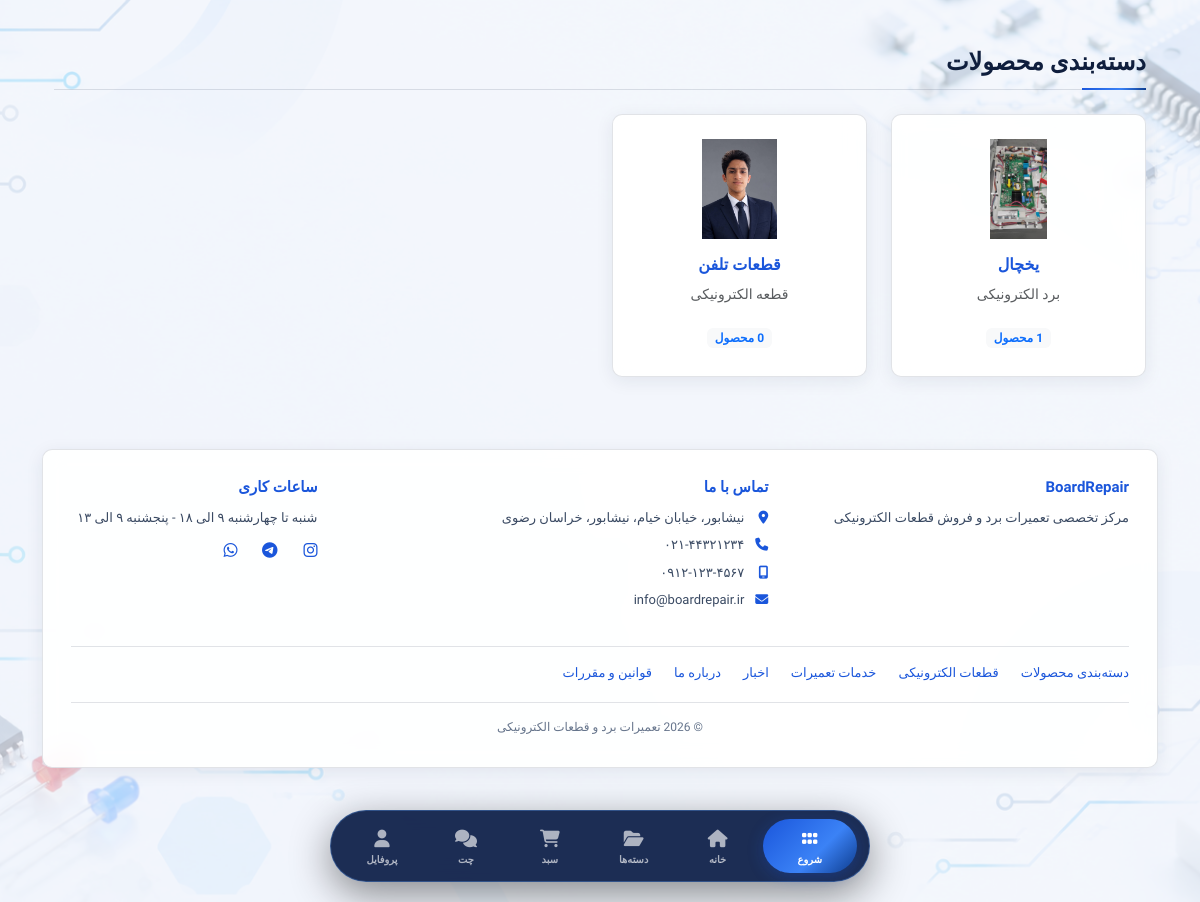
Page /categories/ on the committed database.
### shop/models.py (models this page shows, shortened)
class Category(models.Model):
    CATEGORY_TYPES = [
        ('board', 'برد الکترونیکی'),
        ('component', 'قطعه الکترونیکی'),
        ('tool', 'ابزار تعمیرات'),
        ('device', 'دستگاه'),
        ('accessory', 'لوازم جانبی'),
        ('consumable', 'مصرفی'),
    ]
    BOARD_TYPES = [
        ('motherboard', 'مادربرد'),
        ('laptop', 'مادربرد لپ‌تاپ'),
        ('cellphone', 'مادربرد موبایل'),
        ('psu', 'منبع تغذیه'),
        ('amplifier', 'تقویت کننده'),
        ('controller', 'کنترلر'),
        ('other', 'سایر'),
    ]
    name = models.CharField(max_length=100, verbose_name="نام دسته‌بندی")
    type = models.CharField(max_length=20, choices=CATEGORY_TYPES, verbose_name="نوع")
    board_type = models.CharField(max_length=20, choices=BOARD_TYPES, default='other', verbose_name="نوع برد")
    image = models.ImageField(upload_to='categories/', verbose_name="تصویر", blank=True, null=True)
    slug = models.SlugField(unique=True, blank=True)
    is_active = models.BooleanField(default=True, verbose_name="فعال")
    created_at = models.DateTimeField(auto_now_add=True)
    class Meta:
        verbose_name = "دسته‌بندی"
        verbose_name_plural = "دسته‌بندی‌ها"

class SiteSettings(models.Model):
    COLOR_THEMES = [
        ('blue-gold', 'آبی و طلایی'),
        ('blue-blue', 'آبی و آبی'),
        ('black-blue', 'مشکی و آبی'),
        ('black-gold', 'مشکی و طلایی'),
    ]
    site_name = models.CharField(max_length=100, default="تعمیرات برد و قطعات الکترونیکی", verbose_name="نام سایت")
    site_description = models.TextField(blank=True, verbose_name="توضیحات سایت")
    logo_text = models.CharField(max_length=50, default="BoardRepair", verbose_name="متن لوگو")
    color_theme = models.CharField(max_length=20, choices=COLOR_THEMES, default='blue-gold', verbose_name="تم رنگی سایت")
    background_image = models.ImageField(upload_to='backgrounds/', blank=True, null=True, verbose_name="عکس پس‌زمینه")
    background_overlay_opacity = models.PositiveIntegerField(default=70, verbose_name="درصد تیرگی روی عکس (0-100)")
    background_fixed = models.BooleanField(default=True, verbose_name="ثابت بودن پس‌زمینه")
    address_line1 = models.CharField(max_length=200, default="تهران، خیابان اصلی", verbose_name="آدرس خط ۱")
    address_line2 = models.CharField(max_length=200, blank=True, verbose_name="آدرس خط ۲")
    address_city = models.CharField(max_length=100, default="تهران", verbose_name="شهر")
    address_state = models.CharField(max_length=100, default="تهران", verbose_name="استان")
    address_postal_code = models.CharField(max_length=20, blank=True, verbose_name="کد پستی")
    phone1 = models.CharField(max_length=20, default="۰۲۱-۴۴۳۲۱۲۳۴", verbose_name="تلفن ۱")
    phone2 = models.CharField(max_length=20, blank=True, verbose_name="تلفن ۲")
    mobile = models.CharField(max_length=20, default="۰۹۱۲-۱۲۳-۴۵۶۷", verbose_name="موبایل")
    email = models.EmailField(default="info@boardrepair.ir", verbose_name="ایمیل")
    instagram = models.CharField(max_length=100, blank=True, default="boardrepair", verbose_name="اینستاگرام")
    telegram = models.CharField(max_length=100, blank=True, default="boardrepair", verbose_name="تلگرام")
    whatsapp = models.CharField(max_length=100, blank=True, default="989121234567", verbose_name="واتساپ")
    working_hours = models.CharField(max_length=200, default="شنبه تا چهارشنبه ۹ الی ۱۸ - پنجشنبه ۹ الی ۱۳", verbose_name="ساعات کاری")
    min_amount_for_shaba = models.PositiveIntegerField(
        default=5000000,
        verbose_name="حداقل مبلغ برای شماره شبا (تومان)"
    )
    card_number = models.CharField(max_length=30, default="6037-9972-4418-1732", verbose_name="شماره کارت")
    card_holder_name = models.CharField(max_length=100, default="مدیر فروشگاه", verbose_name="نام صاحب کارت")
    shaba_number = models.CharField(max_length=30, default="IR123456789012345678901234", verbose_name="شماره شبا")
    bank_name = models.CharField(max_length=100, default="بانک ملی", verbose_name="نام بانک")
    updated_at = models.DateTimeField(auto_now=True)
    class Meta:
        verbose_name = "تنظیمات سایت"
        verbose_name_plural = "تنظیمات سایت"
    def get_full_address(self):
        address = self.address_line1
        if self.address_line2:
            address += f"، {self.address_line2}"
        address += f"، {self.address_city}، {self.address_state}"
        return address

### shop/views.py (the view)
# urls.py: path('categories/', views.category_list, name='category_list'),
def category_list(request):
    categories = Category.objects.filter(is_active=True)
    return render(request, 'shop/category_list.html', {'categories': categories})

### shop/context_processors.py (called while the page is built)
def site_settings(request):
    try:
        settings = SiteSettings.objects.first()
        if not settings:
            settings = SiteSettings.objects.create()
    except:
        settings = None
    return {
        'site_settings': settings,
    }

### shop/views.py (called while the page is built)
def admin_access_middleware(get_response):
    def middleware(request):
        if request.path.startswith('/admin/') and not request.user.is_superuser:
            if is_admin_locked():
                return render(request, 'shop/admin_locked.html', status=403)
        return get_response(request)
    return middleware

### shop/templates/shop/category_list.html (shortened to what this page needs)
{% extends 'shop/base.html' %}
{% block content %}
<div class="container py-4">
    <h3 class="section-title">دسته‌بندی محصولات</h3>
    <div class="row g-4">
        {% for category in categories %}
            <div class="col-md-4 col-lg-3">
                <a href="{% url 'shop:category_detail' category.slug %}" class="text-decoration-none">
                    <div class="card-custom text-center p-4 h-100">
                        {% if category.image %}
                            <img src="{{ category.image.url }}" alt="{{ category.name }}" class="img-fluid" style="height: 100px; object-fit: contain;">
                        {% else %}
                            <i class="fas fa-microchip fa-4x" style="color: var(--primary-blue-light);"></i>
                        {% endif %}
                        <h6 class="mt-3 fw-bold">{{ category.name }}</h6>
                        <p class="small text-muted">{{ category.get_type_display }}</p>
                        <span class="badge bg-light text-primary">{{ category.products.count }} محصول</span>
                    </div>
                </a>
            </div>
        {% empty %}
            <div class="col-12 text-center py-5">
                <i class="fas fa-folder-open fa-4x text-muted"></i>
                <p class="mt-3">دسته‌بندی وجود ندارد</p>
            </div>
        {% endfor %}
    </div>
</div>
{% endblock %}

### shop/templates/shop/base.html (shortened to what this page needs)
{% load static %}
<!DOCTYPE html>
<html lang="fa" dir="rtl" data-theme="{{ site_settings.color_theme|default:'blue-gold' }}">
<head>
    <link rel="stylesheet" href="https://cdnjs.cloudflare.com/ajax/libs/font-awesome/6.5.1/css/all.min.css">
    <link rel="stylesheet" href="https://cdn.jsdelivr.net/npm/bootstrap@5.3.3/dist/css/bootstrap.rtl.min.css">
</head>
<body>
    <main class="py-4" id="main-content">
        <div class="container">
            {% block content %}{% endblock %}
            {% if site_settings %}
            <footer class="site-footer card-custom" itemscope itemtype="https://schema.org/WPFooter">
                <div class="row g-4">
                    <div class="col-md-4">
                        <h6>{{ site_settings.logo_text }}</h6>
                        <p>{{ site_settings.site_description|default:"مرکز تخصصی تعمیرات برد و فروش قطعات الکترونیکی" }}</p>
                    </div>
                    <div class="col-md-5">
                        <h6>تماس با ما</h6>
                        <ul>
                            <li><i class="fas fa-location-dot"></i>{{ site_settings.get_full_address }}</li>
                            <li><i class="fas fa-phone"></i>{{ site_settings.phone1 }}{% if site_settings.phone2 %} - {{ site_settings.phone2 }}{% endif %}</li>
                            <li><i class="fas fa-mobile-screen"></i>{{ site_settings.mobile }}</li>
                            <li><i class="fas fa-envelope"></i>{{ site_settings.email }}</li>
                        </ul>
                    </div>
                    <div class="col-md-3">
                        <h6>ساعات کاری</h6>
                        <p>{{ site_settings.working_hours }}</p>
                        <div class="d-flex gap-3 mt-2">
                            {% if site_settings.instagram %}<a href="https://instagram.com/{{ site_settings.instagram }}" target="_blank" rel="noopener" aria-label="اینستاگرام"><i class="fab fa-instagram"></i></a>{% endif %}
                            {% if site_settings.telegram %}<a href="https://t.me/{{ site_settings.telegram }}" target="_blank" rel="noopener" aria-label="تلگرام"><i class="fab fa-telegram"></i></a>{% endif %}
                            {% if site_settings.whatsapp %}<a href="https://wa.me/{{ site_settings.whatsapp }}" target="_blank" rel="noopener" aria-label="واتساپ"><i class="fab fa-whatsapp"></i></a>{% endif %}
                        </div>
                    </div>
                </div>
                <nav class="footer-links" aria-label="پیوندهای مهم">
                    <a href="{% url 'shop:category_list' %}">دسته‌بندی محصولات</a>
                    <a href="{% url 'shop:component_list' %}">قطعات الکترونیکی</a>
                    <a href="{% url 'shop:repair_services' %}">خدمات تعمیرات</a>
                    <a href="{% url 'shop:news_list' %}">اخبار</a>
                    <a href="{% url 'shop:about' %}">درباره ما</a>
                    <a href="{% url 'shop:terms' %}">قوانین و مقررات</a>
                </nav>
                <div class="footer-bottom">© {% now "Y" %} {{ site_settings.site_name }}</div>
            </footer>
            {% endif %}
        </div>
    </main>
    <div class="bottom-dock">
        <nav class="dock-container" aria-label="ناوبری اصلی">
            <button class="dock-start-btn" onclick="toggleStartMenu()" id="startBtn" aria-label="منوی شروع">
                <i class="fas fa-grip"></i><span>شروع</span>
            </button>
            <a href="{% url 'shop:home' %}" class="dock-item {% if request.path == '/' %}active{% endif %}" aria-label="خانه">
                <i class="fas fa-house"></i><span>خانه</span>
            </a>
            <a href="{% url 'shop:category_list' %}" class="dock-item" aria-label="دسته‌ها">
                <i class="fas fa-folder-open"></i><span>دسته‌ها</span>
            </a>
            <a href="{% url 'shop:cart' %}" class="dock-item" aria-label="سبد خرید">
                <i class="fas fa-cart-shopping"></i><span>سبد</span>
            </a>
            <a href="{% url 'shop:chat' %}" class="dock-item" aria-label="چت پشتیبانی">
                <i class="fas fa-comments"></i><span>چت</span>
            </a>
            <a href="{% url 'shop:profile' %}" class="dock-item" aria-label="پروفایل">
                <i class="fas fa-user"></i><span>پروفایل</span>
            </a>
        </nav>
    </div>
</body>
</html>

### rows in the picture
Category: image (picture), name "یخچال", type "برد الکترونیکی"
Category: image (picture), name "قطعات تلفن", type "قطعه الکترونیکی", products.count "0"
SiteSettings: logo_text "BoardRepair", site_description "مرکز تخصصی تعمیرات برد و فروش قطعات الکترونیکی", get_full_address "نیشابور، خیابان خیام، نیشابور، خراسان رضوی", phone1 "۰۲۱-۴۴۳۲۱۲۳۴", mobile "۰۹۱۲-۱۲۳-۴۵۶۷", email "info@boardrepair.ir", working_hours "شنبه تا چهارشنبه ۹ الی ۱۸ - پنجشنبه ۹ الی ۱۳", site_name "تعمیرات برد و قطعات الکترونیکی"
